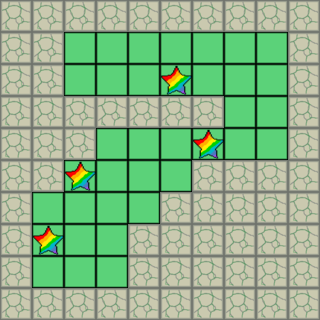

Tiled map render using the project's own tile images. Description and the whole map definition, tile-layer contents included, below:
An orthogonal 10x10 tile map with 32x32 px tiles, 3 tile layers (Floor, Wall, Checkpoint), 5 tilesets and 5 objects (4x Box, Player).

<map version="1.10" tiledversion="1.11.2" orientation="orthogonal" renderorder="right-down" width="10" height="10" tilewidth="32" tileheight="32" infinite="0" nextlayerid="11" nextobjectid="6"><tileset firstgid="1" source="grass.tsx" /><tileset firstgid="7" source="wall.tsx" /><tileset firstgid="8" source="charactor.tsx" /><tileset firstgid="9" source="box.tsx" /><tileset firstgid="10" source="star.tsx" /><layer id="1" name="Floor" width="10" height="10"><data encoding="csv">0,0,0,0,0,0,0,0,0,0,
0,0,1,1,1,1,1,1,1,0,
0,0,1,1,1,1,1,1,1,0,
0,0,0,0,0,0,0,1,1,0,
0,0,0,1,1,1,1,1,1,0,
0,0,1,1,1,1,0,0,0,0,
0,1,1,1,1,0,0,0,0,0,
0,1,1,1,0,0,0,0,0,0,
0,1,1,1,0,0,0,0,0,0,
0,0,0,0,0,0,0,0,0,0</data></layer><layer id="2" name="Wall" width="10" height="10"><data encoding="csv">7,7,7,7,7,7,7,7,7,7,
7,7,0,0,0,0,0,0,0,7,
7,7,0,0,0,0,0,0,0,7,
7,7,7,7,7,7,7,0,0,7,
7,7,7,0,0,0,0,0,0,7,
7,7,0,0,0,0,7,7,7,7,
7,0,0,0,0,7,7,7,7,7,
7,0,0,0,7,7,7,7,7,7,
7,0,0,0,7,7,7,7,7,7,
7,7,7,7,7,7,7,7,7,7</data></layer><layer id="10" name="Checkpoint" width="10" height="10"><data encoding="csv">0,0,0,0,0,0,0,0,0,0,
0,0,0,0,0,0,0,0,0,0,
0,0,0,0,0,10,0,0,0,0,
0,0,0,0,0,0,0,0,0,0,
0,0,0,0,0,0,10,0,0,0,
0,0,10,0,0,0,0,0,0,0,
0,0,0,0,0,0,0,0,0,0,
0,10,0,0,0,0,0,0,0,0,
0,0,0,0,0,0,0,0,0,0,
0,0,0,0,0,0,0,0,0,0</data></layer><objectgroup id="8" name="Player"><object id="3" name="Player" gid="8" x="96" y="192" width="32" height="32" /></objectgroup><objectgroup id="9" name="Box"><object id="1" name="Box" gid="9" x="96" y="96" width="32" height="32" /><object id="2" name="Box" gid="9" x="224" y="96" width="32" height="32" /><object id="4" name="Box" gid="9" x="128" y="192" width="32" height="32" /><object id="5" name="Box" gid="9" x="96" y="224" width="32" height="32" /></objectgroup></map>
